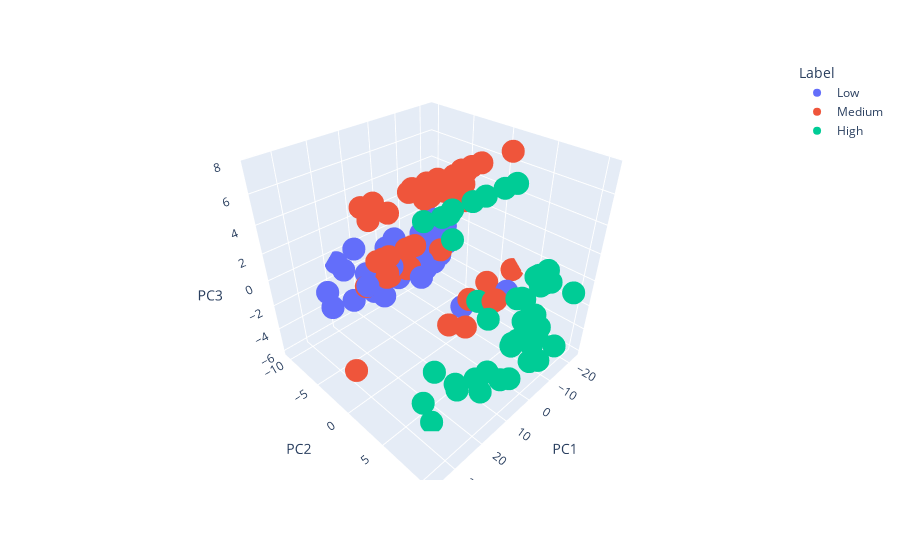

Write notebook code for a chart like this one.
### Code cell
plot_PCA_3D(pc_df, pca)

### Figure 1 — Plotly figure (JSON) as saved in the notebook; plotly's stock layout.template omitted (floating-point values rounded to 4 significant figures; data arrays with more than 128 entries replaced by an {"elided": "..."} marker saying what was removed)
{"data": [{"hovertemplate": "Label=Low<br>PC1=%{x}<br>PC2=%{y}<br>PC3=%{z}<extra></extra>", "legendgroup": "Low", "marker": {"color": "#636efa", "symbol": "circle"}, "mode": "markers", "name": "Low", "scene": "scene", "showlegend": true, "type": "scatter3d", "x": {"elided": "303 float values"}, "y": {"elided": "303 float values"}, "z": {"elided": "303 float values"}}, {"hovertemplate": "Label=Medium<br>PC1=%{x}<br>PC2=%{y}<br>PC3=%{z}<extra></extra>", "legendgroup": "Medium", "marker": {"color": "#EF553B", "symbol": "circle"}, "mode": "markers", "name": "Medium", "scene": "scene", "showlegend": true, "type": "scatter3d", "x": {"elided": "332 float values"}, "y": {"elided": "332 float values"}, "z": {"elided": "332 float values"}}, {"hovertemplate": "Label=High<br>PC1=%{x}<br>PC2=%{y}<br>PC3=%{z}<extra></extra>", "legendgroup": "High", "marker": {"color": "#00cc96", "symbol": "circle"}, "mode": "markers", "name": "High", "scene": "scene", "showlegend": true, "type": "scatter3d", "x": {"elided": "365 float values"}, "y": {"elided": "365 float values"}, "z": {"elided": "365 float values"}}], "layout": {"legend": {"title": {"text": "Label"}, "tracegroupgap": 0}, "margin": {"t": 60}, "scene": {"domain": {"x": [0, 1], "y": [0, 1]}, "xaxis": {"title": {"text": "PC1"}}, "yaxis": {"title": {"text": "PC2"}}, "zaxis": {"title": {"text": "PC3"}}}, "showlegend": true}}
